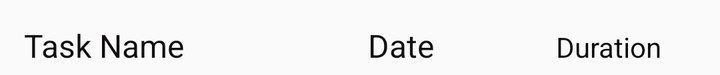
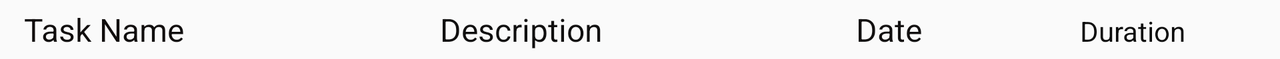

Two renders of one Android screen. The first uses the default layout on a phone; the second uses the alternative layout the repository ships for a different screen configuration, on a matching device. The two XML files are below.
<!-- AndroidManifest.xml: application theme Theme.TimeWork -->
<!-- res/layout/task_durations.xml -->
<?xml version="1.0" encoding="utf-8"?>
<androidx.constraintlayout.widget.ConstraintLayout xmlns:android="http://schemas.android.com/apk/res/android"
    xmlns:app="http://schemas.android.com/apk/res-auto"
    xmlns:tools="http://schemas.android.com/tools"
    android:layout_width="match_parent"
    android:layout_height="wrap_content"
    tools:showIn="@layout/task_details">

    <TextView
        android:id="@+id/td_name"
        android:layout_width="0dp"
        android:layout_height="wrap_content"
        android:layout_margin="8dp"
        android:layout_marginStart="8dp"
        android:layout_marginEnd="8dp"
        android:padding="4dp"
        android:text="@string/details_task_name"
        android:textColor="#100D0D"
        android:textSize="16sp"
        app:layout_constraintBaseline_toBaselineOf="@+id/td_start_date"
        app:layout_constraintEnd_toStartOf="@+id/td_start_date"
        app:layout_constraintHorizontal_bias="0.5"
        app:layout_constraintHorizontal_chainStyle="spread"
        app:layout_constraintHorizontal_weight="2"
        app:layout_constraintStart_toStartOf="parent" />

    <TextView
        android:id="@+id/td_start_date"
        android:layout_width="0dp"
        android:layout_height="wrap_content"
        android:layout_margin="8dp"
        android:layout_marginStart="8dp"
        android:layout_marginEnd="8dp"
        android:padding="4dp"
        android:text="@string/details_date"
        android:textColor="#121010"
        android:textSize="16sp"
        app:layout_constraintEnd_toStartOf="@+id/td_durations"
        app:layout_constraintHorizontal_bias="0.5"
        app:layout_constraintHorizontal_weight="1"
        app:layout_constraintStart_toEndOf="@+id/td_name"
        app:layout_constraintTop_toTopOf="parent" />

    <TextView
        android:id="@+id/td_durations"
        android:layout_width="0dp"
        android:layout_height="wrap_content"
        android:layout_margin="8dp"
        android:layout_marginStart="8dp"
        android:layout_marginEnd="8dp"
        android:padding="4dp"
        android:text="@string/details_duration"
        android:textColor="#0C0C0C"
        app:layout_constraintBaseline_toBaselineOf="@+id/td_start_date"
        app:layout_constraintEnd_toEndOf="parent"
        app:layout_constraintHorizontal_bias="0.5"
        app:layout_constraintHorizontal_weight="1"
        app:layout_constraintStart_toEndOf="@+id/td_start_date" />
</androidx.constraintlayout.widget.ConstraintLayout>
<!-- res/layout/task_details.xml (included above) -->
<?xml version="1.0" encoding="utf-8"?>
<androidx.constraintlayout.widget.ConstraintLayout xmlns:android="http://schemas.android.com/apk/res/android"
    xmlns:app="http://schemas.android.com/apk/res-auto"
    xmlns:tools="http://schemas.android.com/tools"
    android:layout_width="match_parent"
    android:layout_height="match_parent"
    app:layout_behavior="@string/appbar_scrolling_view_behavior">

    <TextView
        android:id="@+id/task_name"
        android:layout_width="0dp"
        android:layout_height="wrap_content"
        android:layout_marginStart="8dp"
        android:layout_marginEnd="8dp"
        android:background="?attr/colorButtonNormal"
        android:padding="4dp"
        android:text="@string/details_task_name"
        android:textSize="14sp"
        android:textStyle="bold"
        app:layout_constraintBaseline_toBaselineOf="@+id/task_date"
        app:layout_constraintEnd_toStartOf="@+id/task_date"
        app:layout_constraintHorizontal_bias="0.5"
        app:layout_constraintHorizontal_chainStyle="spread"
        app:layout_constraintHorizontal_weight="2"
        app:layout_constraintStart_toStartOf="parent"
        app:layout_constraintTop_toTopOf="parent" />

    <TextView
        android:id="@+id/task_date"
        android:layout_width="0dp"
        android:layout_height="wrap_content"
        android:layout_marginStart="8dp"
        android:layout_marginTop="16dp"
        android:layout_marginEnd="8dp"
        android:background="?attr/colorButtonNormal"
        android:padding="4dp"
        android:text="@string/details_date"
        android:textSize="14sp"
        android:textStyle="bold"
        app:layout_constraintEnd_toStartOf="@+id/task_duration"
        app:layout_constraintHorizontal_bias="0.5"
        app:layout_constraintHorizontal_weight="1"
        app:layout_constraintStart_toEndOf="@+id/task_name"
        app:layout_constraintTop_toTopOf="parent" />

    <TextView
        android:id="@+id/task_duration"
        android:layout_width="0dp"
        android:layout_height="wrap_content"
        android:layout_marginStart="8dp"
        android:layout_marginEnd="8dp"
        android:background="?attr/colorButtonNormal"
        android:padding="4dp"
        android:text="@string/details_duration"
        android:textSize="14sp"
        android:textStyle="bold"
        app:layout_constraintBaseline_toBaselineOf="@+id/task_date"
        app:layout_constraintEnd_toEndOf="parent"
        app:layout_constraintHorizontal_bias="0.5"
        app:layout_constraintHorizontal_weight="1"
        app:layout_constraintStart_toEndOf="@+id/task_date" />

    <androidx.recyclerview.widget.RecyclerView
        android:id="@+id/task_details_list"
        android:layout_width="0dp"
        android:layout_height="0dp"
        android:layout_marginBottom="8dp"
        android:scrollbars="vertical"
        app:layout_constraintBottom_toBottomOf="parent"
        app:layout_constraintEnd_toEndOf="parent"
        app:layout_constraintStart_toStartOf="parent"
        app:layout_constraintTop_toBottomOf="@+id/task_date"
        tools:listitem="@layout/task_durations" />
</androidx.constraintlayout.widget.ConstraintLayout>
<!-- resources referenced by this layout -->
<resources>
  <string name="details_date">Date</string>
  <string name="details_duration">Duration</string>
  <string name="details_task_name">Task Name</string>
  <style name="Theme.TimeWork" parent="Theme.AppCompat.Light.DarkActionBar">
          
          <item name="colorPrimaryVariant">@color/teal_200</item>
          <item name="colorPrimary">@color/teal_200</item>
          <item name="colorAccent">@color/purple_200</item>
          <item name="android:textColorTertiary">#43054E</item>
      </style>
  
      @color/teal_200
  <color name="teal_200">#FF03DAC5</color>
  <color name="purple_200">#FFBB86FC</color>
</resources>
<!-- res/layout-land/task_durations.xml (the repository's variant of the layout above) -->
<!-- drawn on the phone turned sideways -->
<?xml version="1.0" encoding="utf-8"?>
<androidx.constraintlayout.widget.ConstraintLayout xmlns:android="http://schemas.android.com/apk/res/android"
    xmlns:app="http://schemas.android.com/apk/res-auto"
    xmlns:tools="http://schemas.android.com/tools"
    android:layout_width="match_parent"
    android:layout_height="wrap_content">

    <TextView
        android:id="@+id/td_name"
        android:layout_width="0dp"
        android:layout_height="wrap_content"
        android:layout_marginStart="8dp"
        android:layout_marginEnd="8dp"
        android:padding="4dp"
        android:text="@string/details_task_name"
        android:textColor="#100D0D"
        android:textSize="16sp"
        app:layout_constraintBaseline_toBaselineOf="@+id/td_description"
        app:layout_constraintEnd_toStartOf="@+id/td_description"
        app:layout_constraintHorizontal_bias="0.5"
        app:layout_constraintHorizontal_weight="2"
        app:layout_constraintStart_toStartOf="parent" />

    <TextView
        android:id="@+id/td_description"
        android:layout_width="0dp"
        android:layout_height="wrap_content"
        android:layout_marginStart="8dp"
        android:layout_marginEnd="8dp"
        android:padding="4dp"
        android:text="@string/details_description"
        android:textColor="#100F0F"
        android:textSize="16sp"
        app:layout_constraintEnd_toStartOf="@+id/td_start_date"
        app:layout_constraintHorizontal_bias="0.5"
        app:layout_constraintHorizontal_weight="2"
        app:layout_constraintStart_toEndOf="@+id/td_name"
        app:layout_constraintTop_toTopOf="parent" />

    <TextView
        android:id="@+id/td_start_date"
        android:layout_width="0dp"
        android:layout_height="wrap_content"
        android:layout_marginStart="8dp"
        android:layout_marginEnd="8dp"
        android:padding="4dp"
        android:text="@string/details_date"
        android:textColor="#121010"
        android:textSize="16sp"
        app:layout_constraintBaseline_toBaselineOf="@+id/td_description"
        app:layout_constraintEnd_toStartOf="@+id/td_durations"
        app:layout_constraintHorizontal_bias="0.5"
        app:layout_constraintHorizontal_weight="1"
        app:layout_constraintStart_toEndOf="@+id/td_description" />

    <TextView
        android:id="@+id/td_durations"
        android:layout_width="0dp"
        android:layout_height="wrap_content"
        android:layout_marginStart="8dp"
        android:layout_marginEnd="8dp"
        android:padding="4dp"
        android:text="@string/details_duration"
        android:textColor="#0C0C0C"
        app:layout_constraintBaseline_toBaselineOf="@+id/td_start_date"
        app:layout_constraintEnd_toEndOf="parent"
        app:layout_constraintHorizontal_bias="0.5"
        app:layout_constraintHorizontal_weight="1"
        app:layout_constraintStart_toEndOf="@+id/td_start_date" />
</androidx.constraintlayout.widget.ConstraintLayout>
<!-- resources referenced by the variant -->
<!-- as the phone turned sideways resolves them -->
<resources>
  <string name="details_date">Date</string>
  <string name="details_description">Description</string>
  <string name="details_duration">Duration</string>
  <string name="details_task_name">Task Name</string>
  <style name="Theme.TimeWork" parent="Theme.AppCompat.Light.DarkActionBar">
          
          <item name="colorPrimaryVariant">@color/teal_200</item>
          <item name="colorPrimary">@color/teal_200</item>
          <item name="colorAccent">@color/purple_200</item>
          <item name="android:textColorTertiary">#43054E</item>
      </style>
  
      @color/teal_200
  <color name="teal_200">#FF03DAC5</color>
  <color name="purple_200">#FFBB86FC</color>
</resources>
